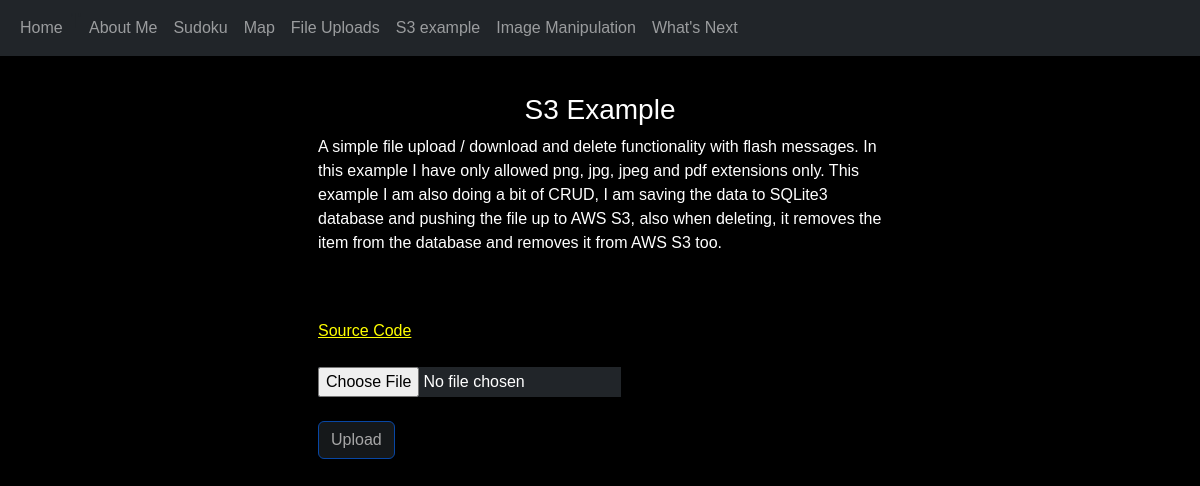
The app's page /s3example, older data.
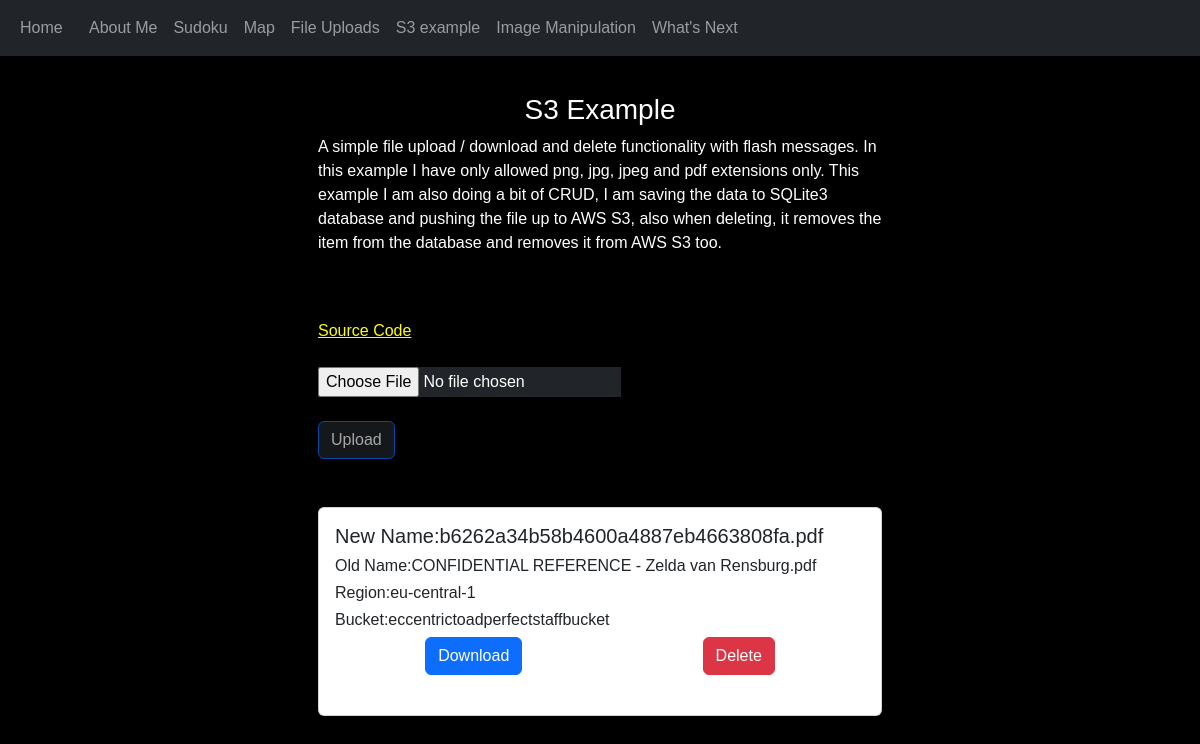
The same page, newer data.
### website/models.py (models this page shows)
class File(db.Model):
    id = db.Column(db.Integer, primary_key=True)
    original_fileName = db.Column(db.String(100))
    fileName = db.Column(db.String(100))
    bucket = db.Column(db.String(100))
    region = db.Column(db.String(100))

### website/views.py (the view, shortened to what this page needs)
@views.route("/s3example", methods=["GET", "POST"])
def s3example():
    files = File.query.all()
    return render_template("s3example.html", files=files)

### website/templates/s3example.html (shortened to what this page needs)
{% extends "base.html" %}
{% block content %}
<div class="container-fluid" style="margin-top: 45px;">
	<div class="row">
		<div class="col-md-3"></div>
		<div class="col-md-6">
			<br><br>
			<h3 class="text-center" style="color: white">S3 Example</h3>
			<p style="color: white;">A simple file upload / download and delete functionality with flash messages.
				In this example I have only allowed png, jpg, jpeg and pdf extensions only.
			This example I am also doing a bit of CRUD, I am saving the data to SQLite3 database and pushing the file
				up to AWS S3, also when deleting, it removes the item from the database and removes it from AWS S3 too.</p>
			<br><br>
			<a href="https://github.com/WayneBruton/flaskPersonal/" target="_blank" style="color: white; text-decoration: underline; color: yellow;">Source Code</a>
			<br><br>
			<form method="POST" enctype="multipart/form-data">
				<input class="text-bg-dark" type="file" name="file" id="fileInput" accept=".pdf, .png, .jpg, .jpeg"><br><br>
				<button type="submit" class="btn btn-primary text-bg-dark" id="submitButton" disabled>Upload</button>
			</form>
			<br><br>
			{% for file in files %}
			<div class="card">
				<div class="card-body">
					<h5 class="card-title">New Name:{{ file.fileName }}</h5>
					<h6 class="card-title">Old Name:{{ file.original_fileName }}</h6>
					<h6 class="card-title">Region:{{ file.region }}</h6>
					<h6 class="card-title">Bucket:{{ file.bucket }}</h6>
					<div style="display:flex; justify-content: space-around;">
					<a href="https://{{ file.bucket }}.s3.{{ file.region }}.amazonaws.com/{{ file.fileName }}" class="btn btn-primary" target="_blank">Download</a>
					<a href="{{ url_for('views.delete_file', id=file.id, filename=file.fileName) }}" class="btn btn-danger">Delete</a>
				</div>
			</div>
			<br>
			{% endfor %}
		</div>
		<div class="col-md-3"></div>
	</div>
</div>
{% endblock %}

### website/templates/base.html (shortened to what this page needs)
<!DOCTYPE html>
<html lang="en">
<head>
	<link href="https://cdn.jsdelivr.net/npm/bootstrap@5.3.1/dist/css/bootstrap.min.css" rel="stylesheet"
>
	<link rel="stylesheet" type="text/css" href="{{ url_for('static', filename='index.css') }}">
</head>
<body class="body">
<nav class="navbar navbar-expand-lg navbar-dark bg-dark fixed-top">
	<div class="container-fluid">
		<div class="collapse navbar-collapse" id="navbar">
			<div class="navbar-nav">
				<a class="nav-item nav-link" id="home" href="/">Home</a>
				<a class="nav-item nav-link" id="index" href="/index">About Me</a>
				<a class="nav-item nav-link" id="sudoku" href="/sudoku">Sudoku</a>
				<a class="nav-item nav-link" id="map" href="/map">Map</a>
				<a class="nav-item nav-link" id="uploads" href="/uploads">File Uploads</a>
				<a class="nav-item nav-link" id="s3example" href="/s3example">S3 example</a>
				<a class="nav-item nav-link" id="imagemanipulation" href="/imagemanipulation">Image Manipulation</a>
				<a class="nav-item nav-link" id="nextup" href="/nextup">What's Next</a>
			</div>
		</div>
	</div>
</nav>
<div class="container-fluid">
	{% block content %}
	{% endblock %}
</div>
</body>
</html>

### website/static/index.css (style rules this page uses)
a { color: white; }
.body { margin: 0; padding: 0; font-family: sans-serif; background: #000; }

Row changes from the older to the newer data that the page shows:
added File: fileName "b6262a34b58b4600a4887eb4663808fa.pdf", original_fileName "CONFIDENTIAL REFERENCE - Zelda van Rensburg.pdf", region "eu-central-1", bucket "eccentrictoadperfectstaffbucket"
